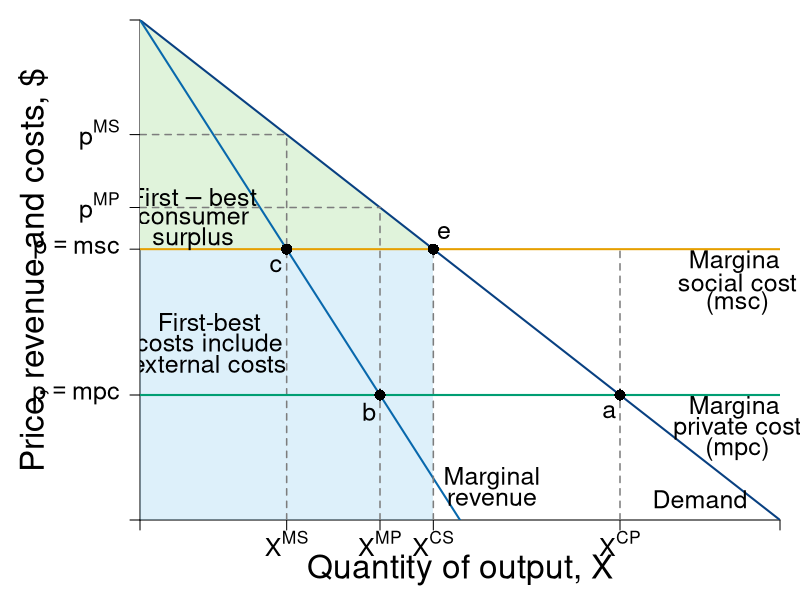

This figure's R source:
#Graph Designer: Simon Halliday + Scott Cohn
#Authors: Bowles and Halliday
#Title: Coordination, Conflict and Competition: A Text in Microeconomics

library(shape)
pdf(file = "public_mechanism/second_best_optimal.pdf", width = 9, height = 7)

# Set parameters for graphics
axislabelsize <- 2
labelsize <- 1.5
namesize <- 1.8
annotatesize <- 1.5
graphlinewidth <- 2
segmentlinewidth <- 1.5
fadelevel <- 0.2

COL <- c("#7fc97f", "#beaed4", "#fdc086", "#ffff99", "#386cb0", "#f0027f", "#bf5b17", "#666666")
COLA <- c("#e0f3db", "#99d8c9","#66c2a4","#41ae76", "#238b45", "#005824")
COLB <- c("#c6dbef", "#4eb3d3", "#2b8cbe", "#0868ac","#084081")
COLC <- c("#fcfbfd", "#efedf5", "#dadaeb", "#bcbddc", "#9e9ac8", "#807dba", "#6a51a3", "#54278f", "#3f007d")
grays <- gray.colors(25, start = 1, end = 0, alpha = 1)
CBCols <- c("#009E73","#0072B2","#E69F00","#CC79A7", "#F0E442")


#Edited the margins to cater for the larger LHS labels
par(mar =  c(4, 7, 1, 1))

AvgRevenue <- function(x, rmax = 12, xmax = 12){
  rmax - (rmax/xmax)*x
}

MRevenue <- function(x, rmax = 12, xmax = 12){
  rmax - 2*(rmax/xmax)*x
}

AvgCost <- function(x, c0 = 2, c1 = 4){
  c0/x + c1
}

xlims <- c(0, 12)
ylims <- c(0, 12)

npts <- 501 
x <- seq(xlims[1], xlims[2], length.out = npts)
y <- seq(ylims[1], ylims[2], length.out = npts) 
a <- c(13, 16.75, 19.25)

plot(0, 0, xlim = xlims, ylim = ylims, type = "n",
     xlab = expression(paste("")),
     ylab = expression(paste("")), 
     xaxt = "n", 
     yaxt = "n", 
     cex.lab = axislabelsize, 
     bty = "n",
     xaxs = "i", 
     yaxs = "i")

costs <- c(3, 6.5)
monopoly <- c((12 - costs[1])/2, (12 - costs[2])/2)
comp <- c((12 - costs[1]), (12 - costs[2]))

ticksy <- c(0, costs[1], costs[2], AvgRevenue(monopoly[1]),  AvgRevenue(monopoly[2]), ylims[2])
ylabels <- c(NA, expression(paste(p == mpc)), expression(paste(p == msc)), expression(paste(p^{MP})),  expression(paste(p^{MS})), NA)
ticksx <- c(0, monopoly[2], monopoly[1], comp[2], comp[1], xlims[2])
xlabels <- c(NA,  expression(paste(X^{MS})), expression(paste(X^{MP})), expression(paste(X^{CS})), expression(paste(X^{CP})), NA)

axis(1, at = ticksx, pos = 0, labels = xlabels, cex.axis = labelsize)
axis(2, at = ticksy, pos = 0, labels = ylabels, las = 1, cex.axis = labelsize)

npts <- 500 
xx1 <- seq(xlims[1], xlims[2], length.out = npts)
xx3 <- seq(2, 6, length.out = npts)

#Draw the polygon for A
# xpolya <- c(comp[1], comp[1], comp[2], comp[1])
# ypolya <- c(costs[1], costs[2], costs[2], costs[1])
# polygon(x = xpolya, y = ypolya, col=rgb(230/255, 155/255, 0/255, fadelevel), 
#       density=NULL, border = NA)


#Monopoly CS no MSC: 
xpolyCSM <- c(comp[2], 0, 0, comp[2])
ypolyCSM <- c(AvgRevenue(x = comp[2]), 12, AvgRevenue(x = comp[2]), AvgRevenue(x = comp[2]))
polygon(x = xpolyCSM, y = ypolyCSM, col=COLA[1], density=NULL, border = NA)

#Monopoly profit no MSC, above MSC: 
# xpolyMpi <- c(monopoly[2], monopoly[2], 0, 0, monopoly[2])
# ypolyMpi <- c(costs[2], AvgRevenue(x = monopoly[2]), AvgRevenue(x = monopoly[2]), costs[2], costs[2])
# polygon(x = xpolyMpi, y = ypolyMpi, col=COLB[1], density=NULL, border = NA)

#Monopoly profit no MSC, BELOW MSC: 

# xpolyMpiSC <- c(monopoly[2], monopoly[2], 0, 0, monopoly[2])
# ypolyMpiSC <- c(costs[1], costs[2], costs[2], costs[1], costs[1])
# polygon(x = xpolyMpiSC, y = ypolyMpiSC, col=rgb(204/255, 121/255, 167/255, fadelevel), 
#         density=NULL, border = NA)

#Profit now Lost but is a wash
# xpolya <- c(monopoly[1], monopoly[1], monopoly[2], monopoly[2], comp[1])
# ypolya <- c(costs[1], costs[2], costs[2], costs[1], costs[1])
# polygon(x = xpolya, y = ypolya, col=rgb(230/255, 155/255, 0/255, fadelevel),
#         density=NULL, border = NA)

#Draw the polygon for B
# xpolyb <- c(comp[2], monopoly[2], monopoly[2], comp[2])
# ypolyb <- c(costs[2], AvgRevenue(x = monopoly[2]), costs[2], costs[2])
# polygon(x = xpolyb, y = ypolyb, col=COL[4], density=NULL, border = NA)

#Draw the polygon for area C
# xpolyc <- c(monopoly[1], monopoly[1], monopoly[2], monopoly[2], monopoly[1])
# ypolyc <- c(costs[2], AvgRevenue(x = monopoly[1]), AvgRevenue(x = monopoly[2]), MRevenue(monopoly[2]), MRevenue(monopoly[2]))
# polygon(x = xpolyc, y = ypolyc, col = COLA[1], density = NULL, border = NA)

#Draw the polygon for D
# xpolyd <- c(comp[2], comp[2], monopoly[1], monopoly[1], comp[2] )
# ypolyd <- c(costs[1], AvgRevenue(x = comp[2]), AvgRevenue(x = comp[2]), costs[1], costs[1])
# polygon(x = xpolyd, y = ypolyd, col=COL[2], density=NULL, border = NA)

#Total costs covering external costs 
xpolya <- c(comp[2], comp[2], 0, 0, comp[2])
ypolya <- c(0, costs[2], costs[2], 0, 0)
polygon(x = xpolya, y = ypolya, col=rgb(86/255, 180/255, 233/255, fadelevel),
        density=NULL, border = NA)

#Area E
# xpolye <- c(comp[1], comp[2], comp[2], comp[1])
# ypolye <- c(costs[1], AvgRevenue(x = comp[2]), costs[1], costs[1])
# polygon(x = xpolye, y = ypolye, col=COL[2], density=NULL, border = NA)


#lines(xx1, bcA(xx1, w = 10, p = 1.5), col = COLB[3], lwd = graphlinewidth)
lines(xx1, AvgRevenue(xx1, rmax = 12, xmax = 12), col = COLB[5], lwd = graphlinewidth)
lines(xx1, MRevenue(xx1, rmax = 12, xmax = 12), col = COLB[4], lwd = graphlinewidth)
#lines(xx1, AvgCost(xx1, c0 = 2, c1 = 4), col = COLA[5], lwd = graphlinewidth)

#Label the axes
#mtext(expression(paste("Quantity of output, ", X)), side=1, line = 2.5, cex = axislabelsize)

text(0.5*xlims[2], -1.2, expression(paste("Quantity of output, ", X)), xpd = TRUE, cex = axislabelsize) 
text(-2, 0.5*ylims[2], expression(paste("Price, revenue and costs, $")), xpd = TRUE, cex = axislabelsize, srt = 90) 

#Label curves
#text(10.5, 4.5, expression(paste(ac(x) == mc(x))), cex = labelsize)
#text(10.5, 3, expression(paste(p(x) == p[max] - s*x)), cex = labelsize)
text(10.5, 0.5, expression(paste("Demand")), cex = labelsize)

text(6.6, 1, expression(paste("Marginal")), cex = labelsize)
text(6.6, 0.5, expression(paste("revenue")), cex = labelsize)

text(11.2, 6.2, expression(paste("Marginal")), cex = labelsize)
text(11.2, 5.7, expression(paste("social cost")), cex = labelsize, xpd = TRUE)
text(11.2, 5.2, expression(paste("(msc)")), cex = labelsize)

text(11.2, 2.7, expression(paste("Marginal")), cex = labelsize)
text(11.2, 2.2, expression(paste("private cost")), cex = labelsize, xpd = TRUE)
text(11.2, 1.7, expression(paste("(mpc)")), cex = labelsize)

#Labels cost and profit areas
#text(2, 0.5*AvgCost(x = 4), expression("Total Costs"), cex = labelsize)
#text(2, 6, expression("Profit"), cex = labelsize)

#Draw segments for total costs
segments(0, AvgRevenue(x = monopoly[2]), monopoly[2], AvgRevenue(x = monopoly[2]), lty = 2, col = grays[20] , lwd = segmentlinewidth)
segments(0, AvgRevenue(x = 4.5), 4.5, AvgRevenue(x = 4.5), lty = 2, col = grays[20] , lwd = segmentlinewidth)

segments(monopoly[2], 0, monopoly[2], AvgRevenue(x = monopoly[2]), lty = 2, col = grays[20] , lwd = segmentlinewidth)
segments(4.5, 0, 4.5, AvgRevenue(x = 4.5), lty = 2, col = grays[20] , lwd = segmentlinewidth)
segments(comp[2], 0, comp[2], AvgRevenue(x = comp[2]), lty = 2, col = grays[20] , lwd = segmentlinewidth)
segments(9, 0, 9, costs[2], lty = 2, col = grays[20] , lwd = segmentlinewidth)

#Price lines
segments(0, 3, xlims[2], 3, lty = 1, col = CBCols[1] , lwd = graphlinewidth)
segments(0, 6.5, xlims[2], 6.5, lty = 1, col = CBCols[3] , lwd = graphlinewidth)


#Label Points for comparison
points(monopoly[2], MRevenue(x = monopoly[2]), pch = 16, col = "black", cex = 1.5)
text(monopoly[2] -0.2, MRevenue(x = monopoly[2]) - 0.4, expression(c), cex = labelsize)

points(4.5, MRevenue(x = 4.5), pch = 16, col = "black", cex = 1.5)
text(4.5 -0.2, MRevenue(x = 4.5) - 0.4, expression(b), cex = labelsize)

points(comp[2], AvgRevenue(x = comp[2]), pch = 16, col = "black", cex = 1.5)
text(comp[2] + 0.2, AvgRevenue(x = comp[2]) + 0.4, expression(e), cex = labelsize)

points(9, AvgRevenue(x = 9), pch = 16, col = "black", cex = 1.5)
text(9 -0.2, AvgRevenue(x = 9) - 0.4, expression(a), cex = labelsize)


#points(4, AvgRevenue(x = 4), pch = 16, col = "black", cex = 1.5)
#text(7.75, 5.5, expression(A), cex = labelsize)
# text(4.75, 6.75, expression(B), cex = labelsize)
# text(3.5, 7, expression(C), cex = labelsize)
# text(5, 5, expression(D), cex = labelsize)
# text(6.5, 4.25, expression(E), cex = labelsize)
# text(3.5, 7.95, expression(F), cex = labelsize)

text(1, 7.75, expression(paste(First-best)), cex = labelsize)
text(1, 7.25, expression(paste(consumer)), cex = labelsize)
text(1, 6.75, expression(paste(surplus)), cex = labelsize)
#text(0.5, 9.75, expression(paste(CS^{MS})), cex = labelsize)
#text(1, 8, expression(paste(pi[msc]^{MS})), cex = labelsize)
#text(1, 4.25, expression(paste(pi[mpc]^{MS})), cex = labelsize)
text(1.3, 4.75, expression(paste("First-best")), cex = labelsize)
text(1.3, 4.25, expression(paste("costs include")), cex = labelsize)
text(1.3, 3.75, expression(paste("external costs")), cex = labelsize)

#Arrow to mr = mc
#text(7.5, 9.5, expression(paste("Profit Maximum at")), cex = labelsize)
#text(7.5, 9, expression(paste(mr == mc)), cex = labelsize)
#Arrows(6.1, 9.2, 4.2, 4.3, col = "black", lty = 1, lwd = 2, arr.type = "triangle", arr.lwd = 0.5)



dev.off()
